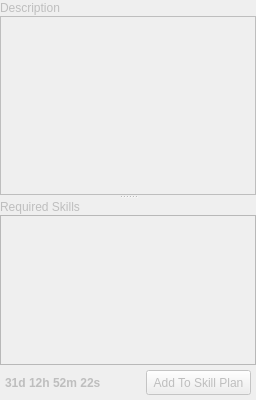
     <widget class="QSplitter" name="rightSplitter">
      <property name="sizePolicy">
       <sizepolicy hsizetype="Expanding" vsizetype="Expanding">
        <horstretch>10</horstretch>
        <verstretch>0</verstretch>
       </sizepolicy>
      </property>
      <property name="minimumSize">
       <size>
        <width>200</width>
        <height>0</height>
       </size>
      </property>
      <property name="orientation">
       <enum>Qt::Vertical</enum>
      </property>
      <property name="opaqueResize">
       <bool>true</bool>
      </property>
      <property name="childrenCollapsible">
       <bool>false</bool>
      </property>
      <widget class="QFrame" name="descriptionFrame">
       <property name="enabled">
        <bool>false</bool>
       </property>
       <property name="sizePolicy">
        <sizepolicy hsizetype="Preferred" vsizetype="Preferred">
         <horstretch>0</horstretch>
         <verstretch>4</verstretch>
        </sizepolicy>
       </property>
       <property name="minimumSize">
        <size>
         <width>0</width>
         <height>0</height>
        </size>
       </property>
       <property name="frameShape">
        <enum>QFrame::NoFrame</enum>
       </property>
       <property name="frameShadow">
        <enum>QFrame::Plain</enum>
       </property>
       <property name="lineWidth">
        <number>0</number>
       </property>
       <layout class="QVBoxLayout" name="verticalLayout_2">
        <property name="spacing">
         <number>0</number>
        </property>
        <property name="margin">
         <number>0</number>
        </property>
        <item>
         <widget class="QLabel" name="descriptionLabel">
          <property name="sizePolicy">
           <sizepolicy hsizetype="Fixed" vsizetype="Fixed">
            <horstretch>0</horstretch>
            <verstretch>0</verstretch>
           </sizepolicy>
          </property>
          <property name="minimumSize">
           <size>
            <width>111</width>
            <height>16</height>
           </size>
          </property>
          <property name="maximumSize">
           <size>
            <width>111</width>
            <height>16</height>
           </size>
          </property>
          <property name="text">
           <string>Description</string>
          </property>
         </widget>
        </item>
        <item>
         <widget class="QTextBrowser" name="itemDescription">
          <property name="sizePolicy">
           <sizepolicy hsizetype="Preferred" vsizetype="Preferred">
            <horstretch>0</horstretch>
            <verstretch>0</verstretch>
           </sizepolicy>
          </property>
          <property name="minimumSize">
           <size>
            <width>0</width>
            <height>150</height>
           </size>
          </property>
          <property name="sizeIncrement">
           <size>
            <width>0</width>
            <height>0</height>
           </size>
          </property>
          <property name="baseSize">
           <size>
            <width>272</width>
            <height>400</height>
           </size>
          </property>
          <property name="focusPolicy">
           <enum>Qt::WheelFocus</enum>
          </property>
          <property name="frameShape">
           <enum>QFrame::Box</enum>
          </property>
          <property name="frameShadow">
           <enum>QFrame::Plain</enum>
          </property>
          <property name="acceptRichText">
           <bool>true</bool>
          </property>
         </widget>
        </item>
       </layout>
      </widget>
      <widget class="QFrame" name="prereqFrame">
       <property name="enabled">
        <bool>false</bool>
       </property>
       <property name="sizePolicy">
        <sizepolicy hsizetype="Preferred" vsizetype="Preferred">
         <horstretch>0</horstretch>
         <verstretch>2</verstretch>
        </sizepolicy>
       </property>
       <property name="minimumSize">
        <size>
         <width>0</width>
         <height>0</height>
        </size>
       </property>
       <property name="frameShape">
        <enum>QFrame::NoFrame</enum>
       </property>
       <property name="frameShadow">
        <enum>QFrame::Plain</enum>
       </property>
       <property name="lineWidth">
        <number>0</number>
       </property>
       <layout class="QGridLayout" name="gridLayout">
        <property name="margin">
         <number>0</number>
        </property>
        <property name="spacing">
         <number>0</number>
        </property>
        <item row="0" column="0" colspan="2">
         <widget class="QLabel" name="prereqLabel">
          <property name="sizePolicy">
           <sizepolicy hsizetype="Fixed" vsizetype="Fixed">
            <horstretch>0</horstretch>
            <verstretch>0</verstretch>
           </sizepolicy>
          </property>
          <property name="minimumSize">
           <size>
            <width>111</width>
            <height>16</height>
           </size>
          </property>
          <property name="maximumSize">
           <size>
            <width>111</width>
            <height>16</height>
           </size>
          </property>
          <property name="text">
           <string>Required Skills</string>
          </property>
         </widget>
        </item>
        <item row="1" column="0" rowspan="2" colspan="3">
         <widget class="QTreeView" name="prereqTree">
          <property name="sizePolicy">
           <sizepolicy hsizetype="Preferred" vsizetype="Preferred">
            <horstretch>0</horstretch>
            <verstretch>0</verstretch>
           </sizepolicy>
          </property>
          <property name="minimumSize">
           <size>
            <width>0</width>
            <height>150</height>
           </size>
          </property>
          <property name="sizeIncrement">
           <size>
            <width>0</width>
            <height>0</height>
           </size>
          </property>
          <property name="focusPolicy">
           <enum>Qt::WheelFocus</enum>
          </property>
          <property name="horizontalScrollBarPolicy">
           <enum>Qt::ScrollBarAlwaysOff</enum>
          </property>
          <property name="showDropIndicator" stdset="0">
           <bool>false</bool>
          </property>
          <property name="uniformRowHeights">
           <bool>true</bool>
          </property>
          <property name="sortingEnabled">
           <bool>true</bool>
          </property>
          <property name="headerHidden">
           <bool>true</bool>
          </property>
         </widget>
        </item>
        <item row="3" column="0" colspan="3">
         <widget class="QFrame" name="frame">
          <property name="sizePolicy">
           <sizepolicy hsizetype="Expanding" vsizetype="Fixed">
            <horstretch>0</horstretch>
            <verstretch>0</verstretch>
           </sizepolicy>
          </property>
          <property name="minimumSize">
           <size>
            <width>0</width>
            <height>35</height>
           </size>
          </property>
          <property name="maximumSize">
           <size>
            <width>16777215</width>
            <height>35</height>
           </size>
          </property>
          <property name="frameShape">
           <enum>QFrame::NoFrame</enum>
          </property>
          <property name="frameShadow">
           <enum>QFrame::Raised</enum>
          </property>
          <layout class="QHBoxLayout" name="horizontalLayout_3">
           <property name="spacing">
            <number>0</number>
           </property>
           <property name="leftMargin">
            <number>5</number>
           </property>
           <property name="topMargin">
            <number>0</number>
           </property>
           <property name="rightMargin">
            <number>5</number>
           </property>
           <property name="bottomMargin">
            <number>0</number>
           </property>
           <item>
            <widget class="QLabel" name="label">
             <property name="sizePolicy">
              <sizepolicy hsizetype="Preferred" vsizetype="Preferred">
               <horstretch>4</horstretch>
               <verstretch>0</verstretch>
              </sizepolicy>
             </property>
             <property name="maximumSize">
              <size>
               <width>16777215</width>
               <height>25</height>
              </size>
             </property>
             <property name="font">
              <font>
               <weight>75</weight>
               <bold>true</bold>
              </font>
             </property>
             <property name="text">
              <string>31d 12h 52m 22s</string>
             </property>
            </widget>
           </item>
           <item>
            <widget class="QPushButton" name="pushButton">
             <property name="sizePolicy">
              <sizepolicy hsizetype="Preferred" vsizetype="Expanding">
               <horstretch>3</horstretch>
               <verstretch>0</verstretch>
              </sizepolicy>
             </property>
             <property name="minimumSize">
              <size>
               <width>0</width>
               <height>20</height>
              </size>
             </property>
             <property name="maximumSize">
              <size>
               <width>16777215</width>
               <height>25</height>
              </size>
             </property>
             <property name="focusPolicy">
              <enum>Qt::StrongFocus</enum>
             </property>
             <property name="text">
              <string>Add To Skill Plan</string>
             </property>
            </widget>
           </item>
          </layout>
         </widget>
        </item>
       </layout>
      </widget>
     </widget>
